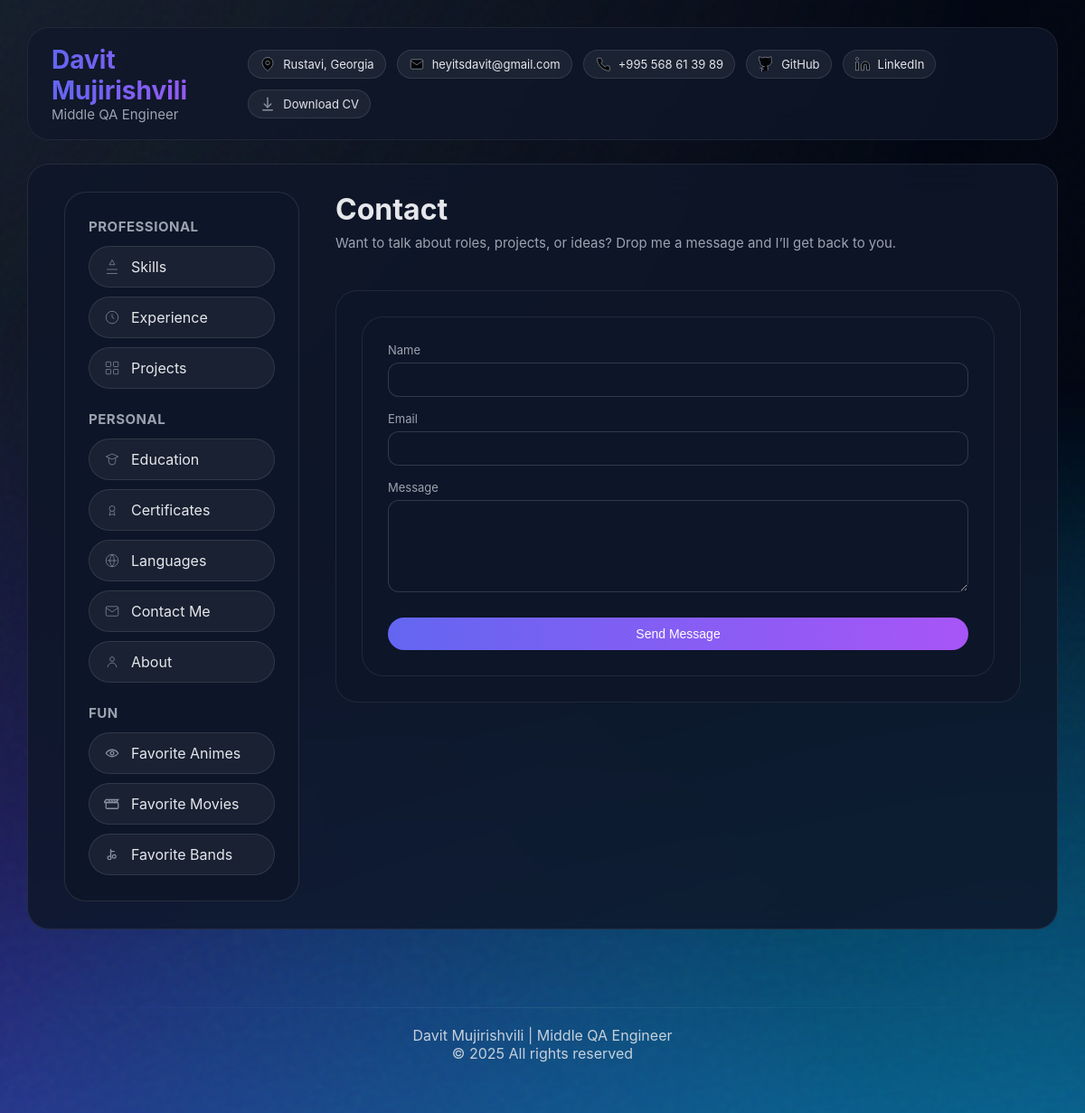
Page /contact/ on the committed database.
### resume/models.py (models this page shows, shortened)
class Profile(models.Model):
    full_name = models.CharField(max_length=120)
    title = models.CharField(max_length=120)
    location = models.CharField(max_length=120, blank=True)
    email = models.EmailField(blank=True)
    github = models.URLField(blank=True)
    linkedin = models.URLField(blank=True)
    phone = models.CharField(max_length=50, blank=True, null=True)
    about = models.TextField(blank=True)  # <- FULL ABOUT PAGE CONTENT
    hero_heading = models.CharField(max_length=200, blank=True)
    hero_subheading = models.CharField(max_length=300, blank=True)
    hero_description = models.TextField(blank=True)
    hero_button_primary = models.CharField(max_length=100, blank=True)
    hero_button_primary_link = models.URLField(blank=True)
    hero_button_secondary = models.CharField(max_length=100, blank=True)
    hero_button_secondary_link = models.URLField(blank=True)
    hero_typing_text = models.TextField(blank=True)
    hero_highlight_1 = models.CharField(max_length=200, blank=True)
    hero_highlight_2 = models.CharField(max_length=200, blank=True)
    hero_highlight_3 = models.CharField(max_length=200, blank=True)
    stat_title_1 = models.CharField(max_length=120, blank=True)
    stat_value_1 = models.CharField(max_length=50, blank=True)
    stat_title_2 = models.CharField(max_length=120, blank=True)
    stat_value_2 = models.CharField(max_length=50, blank=True)
    stat_title_3 = models.CharField(max_length=120, blank=True)
    stat_value_3 = models.CharField(max_length=50, blank=True)
    stat_title_4 = models.CharField(max_length=120, blank=True)
    stat_value_4 = models.CharField(max_length=50, blank=True)
    photo = models.ImageField(upload_to='profile_photos/', blank=True, null=True)
    focus_now = models.CharField(max_length=120, blank=True)
    focus_next = models.CharField(max_length=120, blank=True)
    focus_later = models.CharField(max_length=120, blank=True)
    resume_pdf = models.FileField(
        upload_to="resumes/",
        blank=True,
        null=True,
        help_text="Upload your PDF resume"
    )

### resume/views.py (the view)
# urls.py: path("contact/", views.contact_view, name="contact"),
def contact_view(request):
    profile = Profile.objects.first()
    if request.method == "POST":
        form = ContactForm(request.POST)
        if form.is_valid():
            name = form.cleaned_data["name"]
            email = form.cleaned_data["email"]
            message_text = form.cleaned_data["message"]
            ContactMessage.objects.create(
                name=name,
                email=email,
                message=message_text,
            )
            subject = f"New message from {name} via portfolio"
            full_message = (
                f"From: {name} <{email}>\n\n"
                f"Message:\n{message_text}"
            )
            send_mail(
                subject,
                full_message,
                None,
                ["heyitsdavit@gmail.com"],
            )
            messages.success(request, "Thanks, your message has been sent.")
            return redirect("contact")
    else:
        form = ContactForm()
    return render(request, "resume/contact.html", {
        "profile": profile,
        "form": form,
    })

### resume/forms.py
class ContactForm(forms.Form):
    name = forms.CharField(
        max_length=150,
        label="Your name",
        widget=forms.TextInput(attrs={"class": "contact-input"})
    )
    email = forms.EmailField(
        label="Your email",
        widget=forms.EmailInput(attrs={"class": "contact-input"})
    )
    message = forms.CharField(
        label="Message",
        widget=forms.Textarea(attrs={"rows": 5, "class": "contact-input"})
    )

### resume/templates/resume/contact.html (shortened to what this page needs)
{% extends "resume/base.html" %}
{% block content %}
<div class="page-header">
    <div class="page-title">Contact</div>
    <div class="page-subtitle">
        Want to talk about roles, projects, or ideas? Drop me a message and I’ll get back to you.
    </div>
</div>
<div class="section">
    <div class="contact-section">
        <form method="post" class="contact-form-grid">
            <div class="contact-field">
                <label>Name</label>
                {{ form.name }}
            </div>
            <div class="contact-field">
                <label>Email</label>
                {{ form.email }}
            </div>
            <div class="contact-field">
                <label>Message</label>
                {{ form.message }}
            </div>
            <button type="submit" class="contact-submit">
                Send Message
            </button>
        </form>
    </div>
</div>
{% endblock %}

### resume/templates/resume/base.html (shortened to what this page needs)
<!DOCTYPE html>
<html lang="en">
<head>
    {% load static %}
</head>
<body>
<div class="noise"></div>
<header class="top-header">
    <div class="top-header-left">
        <div class="top-name">{{ profile.full_name }}</div>
        <div class="top-role">{{ profile.title }}</div>
    </div>
    <div class="top-header-right">
        {% if profile.location %}
        <div class="top-chip">
            <svg class="chip-icon" viewBox="0 0 24 24">
                <path d="M12 22s8-6 8-12a8 8 0 1 0-16 0c0 6 8 12 8 12z"/>
                <circle cx="12" cy="10" r="3"/>
            </svg>
            {{ profile.location }}
        </div>
        {% endif %}
        {% if profile.email %}
        <a class="top-chip" href="mailto:{{ profile.email }}">
            <svg class="chip-icon" viewBox="0 0 24 24">
                <rect x="3" y="5" width="18" height="14" rx="2"/>
                <polyline points="3 7 12 13 21 7"/>
            </svg>
            {{ profile.email }}
        </a>
        {% endif %}
        {% if profile.phone %}
        <div class="top-chip">
            <svg class="chip-icon" viewBox="0 0 24 24">
                <path d="M22 16.92v3a2 2 0 0 1-2.18 2A19.8 19.8 0 0 1 3 5.18 2 2 0 0 1 5 3h3a2 2 0 0 1 2 1.72c.12.82.35 1.6.7 2.34a2 2 0 0 1-.45 2.3L9 10a16 16 0 0 0 6 6l1.64-1.25a2 2 0 0 1 2.3-.45c.74.35 1.52.58 2.34.7A2 2 0 0 1 22 16.92z"/>
            </svg>
            {{ profile.phone }}
        </div>
        {% endif %}
        {% if profile.github %}
        <a class="top-chip" href="{{ profile.github }}" target="_blank" rel="noopener noreferrer">
            GitHub
        </a>
        {% endif %}
        {% if profile.linkedin %}
        <a class="top-chip" href="{{ profile.linkedin }}" target="_blank" rel="noopener noreferrer">
            <svg class="chip-icon" viewBox="0 0 24 24">
                <path d="M16 8a6 6 0 0 1 6 6v7h-4v-7a2 2 0 0 0-4 0v7h-4v-7a6 6 0 0 1 6-6z"/>
                <rect x="2" y="9" width="4" height="12"/>
                <circle cx="4" cy="4" r="2"/>
            </svg>
            LinkedIn
        </a>
        {% endif %}
        {% if profile.resume_pdf %}
        <a class="top-chip" href="{{ profile.resume_pdf.url }}" target="_blank" download>
            <svg class="chip-icon" viewBox="0 0 24 24" fill="none" stroke="currentColor">
                <path d="M12 3v14" stroke-width="2" stroke-linecap="round"/>
                <path d="M7 12l5 5 5-5" stroke-width="2" stroke-linecap="round"/>
                <path d="M5 21h14" stroke-width="2" stroke-linecap="round"/>
            </svg>
            Download CV
        </a>
{% endif %}
    </div>
</header>
<div class="container">
    <aside class="sidebar">
        <div class="card">
            <div class="nav-title">Professional</div>
            <nav class="nav-list">
                <a class="nav-item" href="{% url 'skills' %}">
                    <svg class="nav-icon" viewBox="0 0 24 24" fill="none" stroke="currentColor">
                        <path d="M12 2l4 7H8l4-7zM4 22h16M4 16h16" />
                    </svg>
                    <span>Skills</span>
                </a>
                <a class="nav-item" href="{% url 'experience' %}">
                    <svg class="nav-icon" viewBox="0 0 24 24" fill="none" stroke="currentColor">
                        <circle cx="12" cy="12" r="9" />
                        <path d="M12 7v5l3 2" />
                    </svg>
                    <span>Experience</span>
                </a>
                <a class="nav-item" href="{% url 'projects' %}">
                    <svg class="nav-icon" viewBox="0 0 24 24" fill="none" stroke="currentColor">
                        <rect x="3" y="3" width="7" height="7" rx="1" />
                        <rect x="14" y="3" width="7" height="7" rx="1" />
                        <rect x="14" y="14" width="7" height="7" rx="1" />
                        <rect x="3" y="14" width="7" height="7" rx="1" />
                    </svg>
                    <span>Projects</span>
                </a>
            </nav>
            <div class="nav-title" style="margin-top:24px;">Personal</div>
            <nav class="nav-list">
                <a class="nav-item" href="{% url 'education' %}">
                    <svg class="nav-icon" viewBox="0 0 24 24" fill="none" stroke="currentColor">
                        <path d="M3 8l9-4 9 4-9 4-9-4z" />
                        <path d="M7 10v5a5 5 0 0 0 10 0v-5" />
                    </svg>
                    <span>Education</span>
                </a>
                <a class="nav-item" href="{% url 'certificates' %}">
                    <svg class="nav-icon" viewBox="0 0 24 24" fill="none" stroke="currentColor">
                        <circle cx="12" cy="10" r="4" />
                        <path d="M9.5 13.5L8 20l4-2 4 2-1.5-6.5" />
                    </svg>
                    <span>Certificates</span>
                </a>
                <a class="nav-item" href="{% url 'languages' %}">
                    <svg class="nav-icon" viewBox="0 0 24 24" fill="none" stroke="currentColor">
                        <circle cx="12" cy="12" r="9" />
                        <path d="M5 12h14" />
                        <path d="M12 3a14 14 0 0 1 0 18" />
                        <path d="M12 3a14 14 0 0 0 0 18" />
                    </svg>
                    <span>Languages</span>
                </a>
                <a class="nav-item" href="{% url 'contact' %}">
                    <svg class="nav-icon" viewBox="0 0 24 24" fill="none" stroke="currentColor">
                        <rect x="3" y="5" width="18" height="14" rx="2" />
                        <path d="M3 7l9 6 9-6" />
                    </svg>
                    <span>Contact Me</span>
                </a>
                <a class="nav-item" href="{% url 'about' %}">
                    <svg class="nav-icon" viewBox="0 0 24 24" fill="none" stroke="currentColor">
                        <circle cx="12" cy="8" r="3.2" />
                        <path d="M5.5 20a6.5 6.5 0 0 1 13 0" />
                    </svg>
                    <span>About</span>
                </a>
            </nav>
            <div class="nav-title" style="margin-top:24px;">Fun</div>
            <nav class="nav-list">
                <a class="nav-item" href="{% url 'animes' %}">
                    <svg class="nav-icon" viewBox="0 0 24 24" fill="none" stroke="currentColor">
                    <path d="M3 12s3.5-5 9-5 9 5 9 5-3.5 5-9 5-9-5-9-5z" stroke-width="1.7"/>
                    <circle cx="12" cy="12" r="2.5" stroke-width="1.7"/>
                </svg>
                    <span>Favorite Animes</span>
                </a>
                <a class="nav-item" href="{% url 'movies' %}">
                    <span>Favorite Movies</span>
                </a>
                <a class="nav-item" href="{% url 'bands' %}">
                    <span>Favorite Bands</span>
                </a>
            </nav>
        </div>
    </aside>
    <main class="content">
        {% block content %}
        {% endblock %}
    </main>
</div>
<footer class="site-footer">
    <div class="footer-inner">
        <div class="footer-name">Davit Mujirishvili | Middle QA Engineer</div>
        <div class="footer-copy">© 2025 All rights reserved</div>
    </div>
</footer>
</body>
</html>

### resume/templates/resume/base.html (style rules this page uses)
.page-header { margin-bottom: 0px; }
.page-title { font-size: 32px; font-weight: 700; margin-bottom: 6px; color: var(--text-main); }
.page-subtitle { font-size: 15px; font-weight: 400; color: var(--text-muted); margin-bottom: 10px; line-height: 1.6; }
:root { --bg-dark: #030712; --bg-surface: rgba(15, 23, 42, 0.92); --bg-glass: rgba(15, 23, 42, 0.78); --text-main: #e5e7eb; --text-muted: #9ca3af; --text-soft: #6b7280; --accent-1: #6366f1; --accent-2: #a855f7; --accent-3: #22d3ee; --radius-lg: 24px; --radius-md: 16px; --radius-pill: 999px; --fs-xs: 11px; --fs-sm: 14px; --fs-md: 16px; --fs-lg: 20px; --fs-xl: 32px; --transition: .3s ease; }
* { margin: 0; padding: 0; box-sizing: border-box; }
body { background: var(--bg-dark); color: var(--text-main); font-family: "Inter", sans-serif; min-height: 100vh; padding: 30px; }
body::before, body::after { content: ""; position: fixed; inset: -35%; background: radial-gradient(circle at top left, #1f2937 0, transparent 55%), radial-gradient(circle at 80% 120%, #0ea5e9 0, transparent 55%), radial-gradient(circle at -10% 120%, #4f46e5 0, transparent 55%); opacity: .7; filter: blur(40px); z-index: -2; }
.noise { position: fixed; inset: 0; pointer-events: none; opacity: .15; mix-blend-mode: soft-light; z-index: -1; }
.top-header { position: relative; width: min(1200px, 100%); margin: 0 auto 26px auto; padding: 18px 26px; display: flex; justify-content: space-between; align-items: center; background: rgba(15,23,42,0.75); backdrop-filter: blur(18px); border: 1px solid rgba(255,255,255,0.07); border-radius: var(--radius-lg); }
.top-header-left { display: flex; flex-direction: column; }
.top-name { font-size: 28px; font-weight: 700; background-image: linear-gradient(90deg, var(--accent-1), var(--accent-2)); -webkit-background-clip: text; color: transparent; }
.top-role { font-size: 15px; color: var(--text-muted); }
.top-header-right { display: flex; gap: 12px; align-items: center; flex-wrap: wrap; }
.top-chip { display: flex; align-items: center; gap: 8px; padding: 6px 12px; border-radius: var(--radius-pill); background: rgba(255,255,255,0.06); border: 1px solid rgba(255,255,255,0.1); color: var(--text-main); font-size: 13px; text-decoration: none; transition: var(--transition); }
.chip-icon { width: 18px; height: 18px; }
.container { width: min(1200px, 100%); margin: 0 auto; background: rgba(15,23,42,0.85); backdrop-filter: blur(20px); border-radius: var(--radius-lg); padding: 30px 40px; display: grid; grid-template-columns: 260px 1fr; gap: 40px; border: 1px solid rgba(255,255,255,0.09); }
.sidebar { display: flex; flex-direction: column; gap: 28px; }
.card { background: var(--bg-surface); border-radius: var(--radius-lg); padding: 28px 26px; border: 1px solid rgba(255,255,255,0.1); }
.nav-title { font-size: 15px; color: var(--text-muted); font-weight: 700; text-transform: uppercase; margin-bottom: 12px; letter-spacing: 0.5px; }
.nav-list { display: flex; flex-direction: column; gap: 10px; }
.nav-item { display: flex; align-items: center; gap: 12px; padding: 12px 16px; font-size: 16px; border-radius: var(--radius-pill); background: rgba(255,255,255,0.05); border: 1px solid rgba(255,255,255,0.1); color: var(--text-main); text-decoration: none; transition: var(--transition); }
.nav-icon { width: 18px; height: 18px; }
.content { display: flex; flex-direction: column; gap: 30px; }
.section { background: var(--bg-glass); padding: 28px; border-radius: var(--radius-lg); border: 1px solid rgba(255,255,255,0.08); }
.chip-icon, .nav-icon { stroke: #9ca3af; opacity: .85; transition: 0.25s ease; }
.site-footer { margin-top: 60px; padding: 26px 0; text-align: center; opacity: .85; }
.site-footer::before { content: ""; display: block; width: 100%; height: 1px; margin-bottom: 20px; background: linear-gradient(90deg, transparent, rgba(255,255,255,0.10), transparent ); }

### rows in the picture
Profile: title "Middle QA Engineer", location "Rustavi, Georgia", email "heyitsdavit@gmail.com", phone "+995 568 61 39 89"
